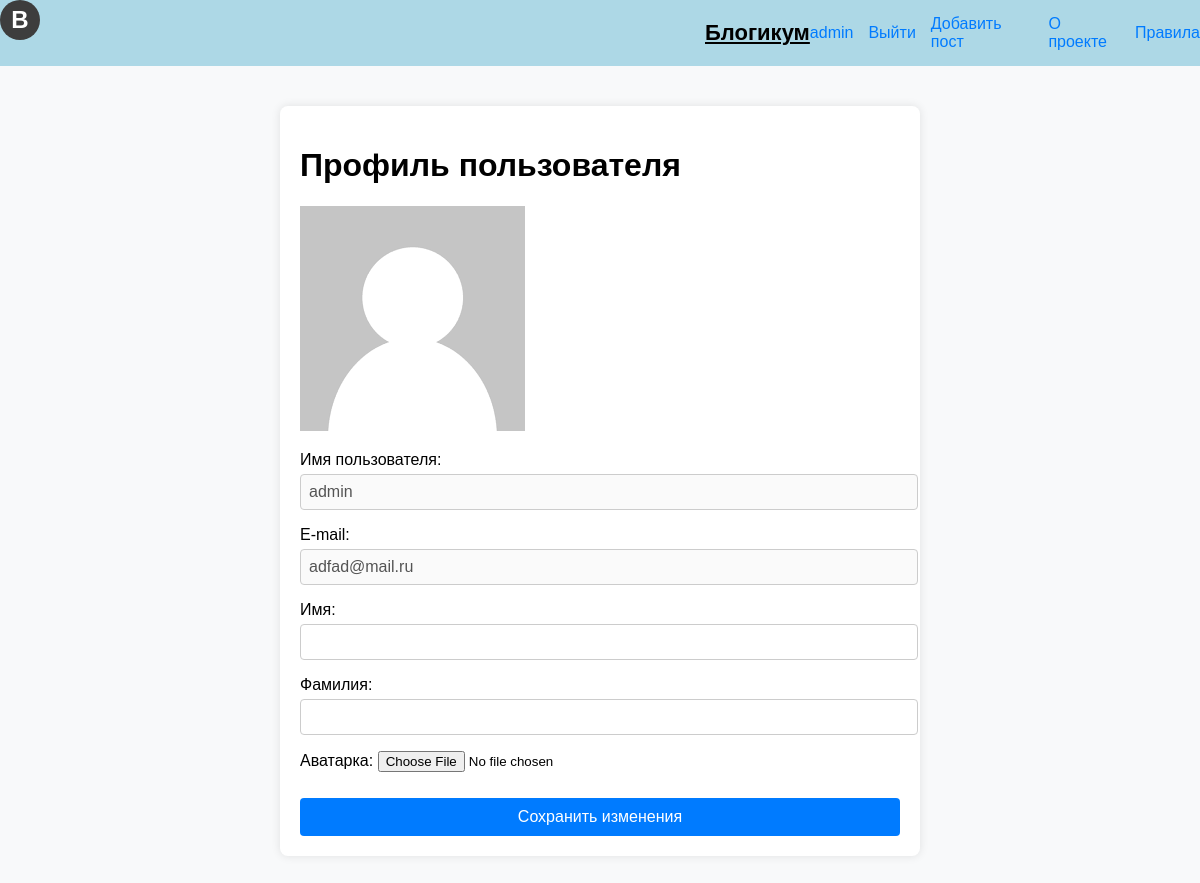
The app's page /profile (signed in), older data.
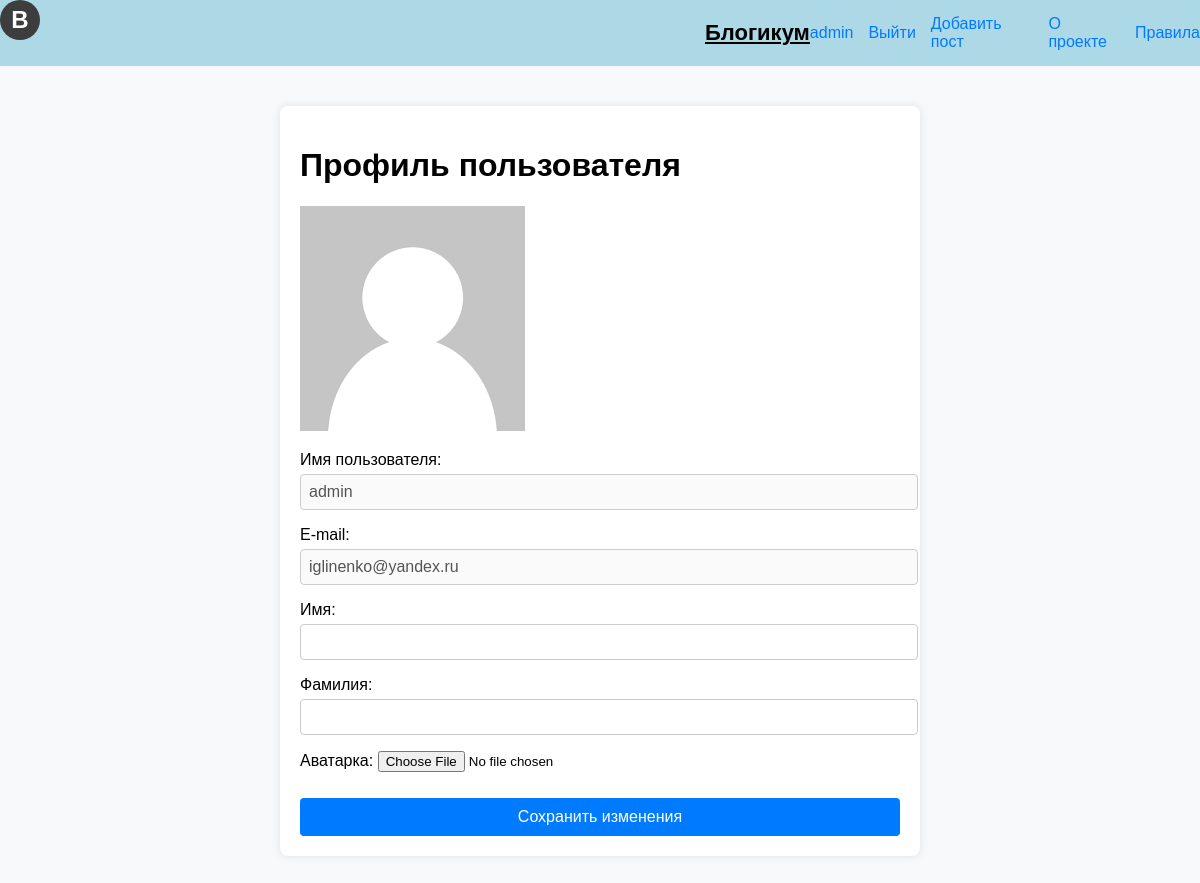
The same page, newer data.
### Users/models.py (models this page shows)
class User(AbstractUser):
    photo = models.ImageField(blank=True,
                              null = True,
                              verbose_name = 'Аватарка',
                              )
    date_of_birth = models.DateTimeField(blank = True,
                                         null = True,
                                         verbose_name= 'Дата рождения',
                                         )

### Users/views.py (the view, shortened to what this page needs)
# urls.py: path('profile', views.UserProfile.as_view(), name = 'profile'),
class UserProfile(UpdateView):
    model = get_user_model()
    template_name = 'Users/user_account.html'
    form_class = ProfileUserForm
    def get_object(self, queryset = None):
        return self.request.user

### Users/forms.py
class ProfileUserForm(forms.ModelForm):
    username = forms.CharField(disabled=True, label = 'Имя пользователя')
    email = forms.CharField(disabled=True, label= 'E-mail')
    class Meta:
        model = get_user_model()
        fields = ['username', 'email', 'first_name', 'last_name', 'photo']
        widgets = {
            'first_name': forms.TextInput(attrs={'class': 'form-input'}),
            'last_name': forms.TextInput(attrs={'class': 'form-input'}),
        }
        labels = {
            'first_name': 'Имя',
            'last_name': 'Фамилия',
        }

### Users/templates/Users/user_account.html (shortened to what this page needs)
{% extends 'base.html' %}
{% load static %}
    {% block UserProfile %}
    <div class="form-container">
        <h1>Профиль пользователя</h1>
        {% if user.photo %}
            <img src="{{ user.photo.url }}" alt="Аватар пользователя" class="avatar">
        {% else %}
            <img src = 'media/users/default.png'>
        {% endif %}
        <form method="post" enctype="multipart/form-data">
            {{ form.as_p }}
            <button type="submit">Сохранить изменения</button>
        </form>
    </div>
    {% endblock%}

### templates/base.html (shortened to what this page needs)
{% load static %}
<!DOCTYPE html>
<html lang="ru">
<head>
    <link rel="stylesheet" href="{% static 'css/styles.css' %}">
</head>
<body>
    <header>
        <div class="brand">
            <div class="logo">B</div>
            <a href="{% url 'home' %}" class="site-name">Блогикум</a>
        </div>
        <nav>
            {% if user.is_authenticated %}
                <a href="{% url 'profile' %}" class="nav-link">{{ user.username }}</a>
                <a href="#" onclick="document.getElementById('myForm').submit();">Выйти</a>
                <a href="{% url 'add_post' %}" id='addPostLink'>Добавить пост</a>
            {% else %}
                <a href="{% url 'login' %}" id="loginLink" class="nav-link">Войти</a>
                <a href="{% url 'register' %}" id="registerLink" class="nav-link register">Регистрация</a>
            {% endif %}
            <a href="{% url 'about_project' %}" class="nav-link">О проекте</a>
            <a href="{% url 'rules' %}" class="nav-link">Правила</a>
        </nav>
    </header>
        {% block UserProfile %} {% endblock %}
</body>

### static/css/styles.css (style rules this page uses)
body { font-family: Arial, sans-serif; background-color: #f8f9fa; margin: 0; padding: 0; }
header { background-color: #add8e6; padding: 0px; display: flex; align-items: center; justify-content: space-between; }
.logo { width: 40px; height: 40px; background-color: #3d3d3d; color: white; font-weight: bold; font-size: 24px; display: flex; align-items: center; justify-content: center; border-radius: 50%; }
.site-name { font-size: 22px; font-weight: bold; color: black; margin-left: 705px; position: relative; top: -20px; }
nav { display: flex; align-items: center; gap: 15px; margin-left: auto; }
nav a { color: #007bff; text-decoration: none; }
.form-container { width: 50%; margin: 40px auto; padding: 20px; background: white; border-radius: 8px; box-shadow: 0px 0px 10px rgba(0, 0, 0, 0.1); }
.form-container input[type="text"], .form-container textarea, .form-container select { width: 100%; padding: 8px; margin-top: 5px; border: 1px solid #ccc; border-radius: 4px; font-size: 16px; }
.form-container button { width: 100%; padding: 10px; background-color: #007bff; color: white; border: none; border-radius: 4px; font-size: 16px; cursor: pointer; margin-top: 10px; }

Row changes from the older to the newer data that the page shows:
changed User "admin": email "adfad@mail.ru" → "iglinenko@yandex.ru"
